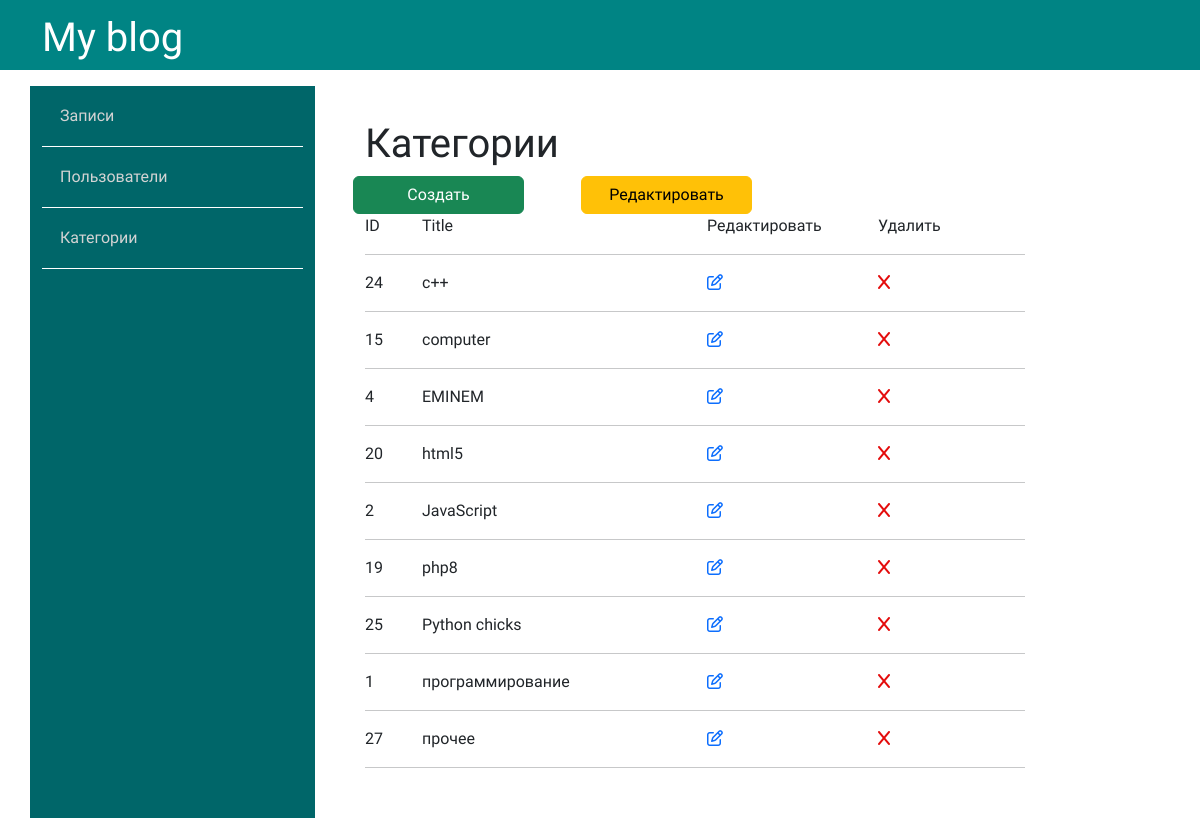
The app's page /admin/topics/index.php with its own data.
### tables this page shows
CREATE TABLE `topics` (
  `id` int NOT NULL,
  `name` varchar(120) NOT NULL
);

### app/database/db.php (called while the page is built, shortened)
<?php
include 'connect.php';
function db_check_error($query)
{
    $error_info = $query->errorInfo();
    return true;
}
function select_all($table, $params = [])
{
    global $pdo;
    $sql = "SELECT * FROM $table";
    $query = $pdo->prepare($sql);
    $query->execute();
    return $query->fetchAll();
}

### app/controllers/topics.php (called while the page is built, shortened)
<?php
include "$_SERVER[DOCUMENT_ROOT]/bookproject/app/database/db.php";
$topics = select_all('topics');
?>

### admin/topics/index.php (the view, shortened to what this page needs)
<?php
include $_SERVER['DOCUMENT_ROOT'] ."/bookproject/app/controllers/topics.php";
?>
<!DOCTYPE html>
<html lang="en">
<head>
    <link href="https://cdn.jsdelivr.net/npm/bootstrap@5.3.0/dist/css/bootstrap.min.css" rel="stylesheet" />
    <link rel="stylesheet" href="../../css/admin.css" />
</head>
<body>
    <?php
    include "../../app/includes/header_admin.php";
    ?>
    <div class="container">
        <div class="row">
            <?php include '../../app/includes/sidebar_admin.php'; ?>
            <div class="posts col-8">
                <h1>Категории</h1>
                <div class="button row">
                    <a class="col-3 btn btn-success" href="create.php">Создать</a>
                    <span class="col-1"></span>
                    <a class="col-3 btn btn-warning" href="index.php">Редактировать</a>
                </div>
                <div class="row title-table">
                    <div class="id col-1">
                        ID
                    </div>
                    <div class="title col-5">
                        Title
                    </div>
                    <div class="red col-3">
                        Редактировать
                    </div>
                    <div class="del col-2">
                        Удалить
                    </div>
                </div>
                <hr>
                <?php foreach ($topics as $key => $value) : ?>
                    <div class="row post">
                        <div class="id col-1">
                            <?= $value['id'] ?>
                        </div>
                        <div class="title col-5">
                            <?= $value['name'] ?>
                        </div>
                        <div class="red col-3">
                            <a href="edit.php?id=<?=$value['id']?>">
                                <i class="fa-regular fa-pen-to-square"></i>
                            </a>
                        </div>
                        <div class="del col-2">
                            <a href="edit.php?del_id=<?=$value['id']?>">
                                <i class="fa-solid fa-x" style="color: #e40c0c;"></i>
                            </a>
                        </div>
                    </div>
                    <hr>
                <?php endforeach; ?>
            </div>
        </div>
    </div>
</body>
</html>

### css/admin.css (style rules this page uses)
* { font-family: 'Balsamiq Sans', cursive; font-family: 'Comfortaa', cursive; }
a { text-decoration: none; }
.posts { padding: 50px; }

### records on screen
topics: id "24", name "c++"
topics: id "15", name "computer"
topics: id "4", name "EMINEM"
topics: id "20", name "html5"
topics: id "2", name "JavaScript"
topics: id "19", name "php8"
topics: id "25", name "Python chicks"
topics: id "1", name "программирование"
topics: id "27", name "прочее"
